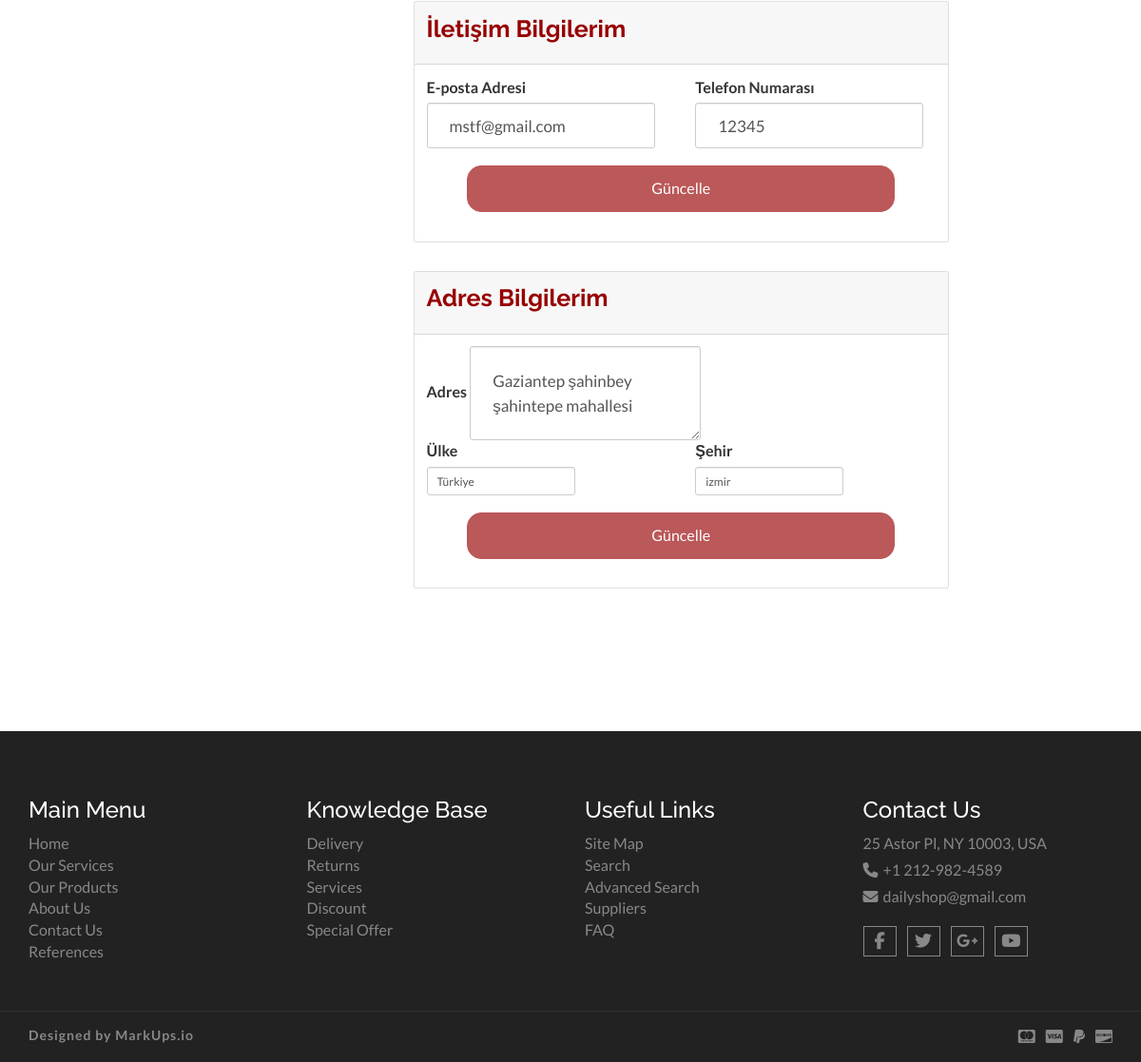
The page /account/ (signed in, lower part) on the database as committed earlier.
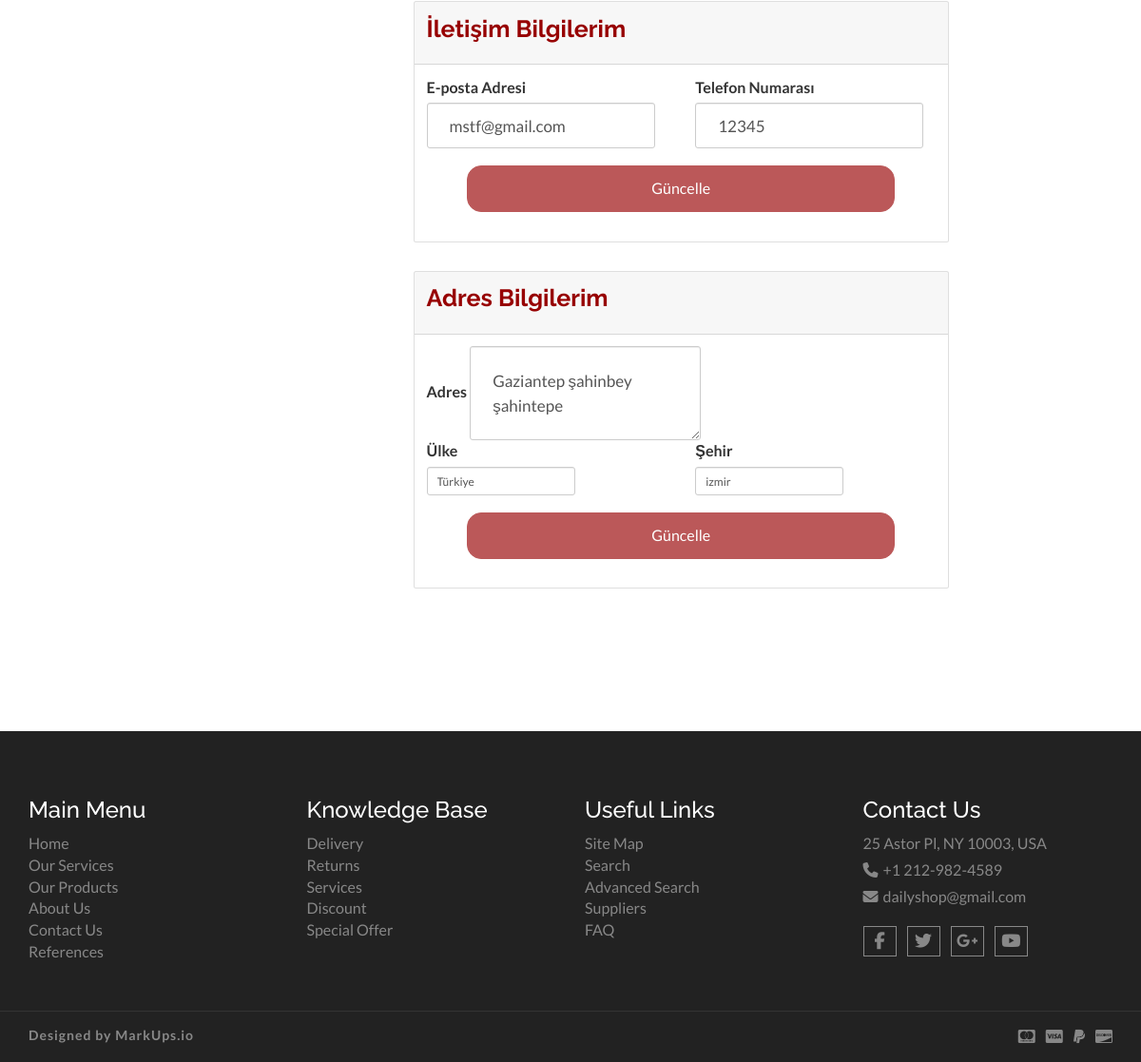
The same page on the database as committed later.
### user/models.py (models this page shows, shortened)
class UserProfile(models.Model):
    user = models.OneToOneField(User,on_delete= models.CASCADE, null = True)
    name = models.CharField(max_length=30,blank = True,null = True)
    email = models.EmailField(max_length=50,blank = True, null = True)
    phone = models.CharField(blank=True,max_length=20,null = True)
    address = models.CharField(blank=True,max_length=150,null = True)
    city = models.CharField(blank=True,max_length=30,null=True)
    country = models.CharField(blank=True,max_length=30,null=True)
    zipcode = models.CharField(blank=True,max_length=10,null=True)
    image = models.ImageField(blank=True,upload_to='images/users/',null=True)
    def image_tag(self):
        try:
            return mark_safe(f'<img src="{self.image.url}" alt="image"  height = "50"')
        except Exception:
            return mark_safe(f'<img alt="image field is blank"')
    image_tag.short_description = "Image"

### user/views.py (the view)
# urls.py: path('account/',include('user.urls')),
def account(request):
    context = SettingsFunc(request)
    if not(request.user.is_anonymous):
        customer = UserProfile.objects.get(user_id=request.user.id)
        context['customer'] = customer
        context['user_orders'] = customer.order_set.all()
        context['user_comments'] = customer.comment_set.all()
        print(context['user_orders'])
    return render(request,'account.html',context)

### home/views.py (called while the page is built, shortened)
def SettingsFunc(request):
    setting = Setting.objects.get(pk=1)
    category = Category.objects.all()
    context = {
        'setting' : setting,
        'category':category
    }
    items,total = CookieCart(request)
    context['cart'] = items
    context['total'] = total
    context['CartItemCount'] = len(context['cart'])
    wishList = None
    if request.user.is_authenticated:
        customer = UserProfile.objects.get(user_id=request.user.id)
        wishList = Wishlist.objects.filter(customer_id=customer.id)
        context['wishList'] = [x.product for x in wishList]
    return context

def CookieCart(request):
    items = []
    total = 0
    if request.user.is_authenticated:
        customer = UserProfile.objects.get(user_id=request.user.id)
        items = ShopCart.objects.filter(customer_id= customer.id)
        total = sum([x.amount for x in items])
    return items, total

### order/models.py (called while the page is built)
    @property
    def amount(self):
        return (self.quantity * self.product.price)

    @property
    def get_cart_total(self):
        orderitems = self.orderitem_set.all()
        total = sum([item.get_total for item in orderitems])
        return total

### home/templates/account.html (shortened to what this page needs)
{% extends 'homebase.html' %} {% load static %}  {% block content %}
{% block account %} {% endblock account %} {% if request.user.id %} {% include 'account/loggedIn.html' %} {% else %}
{% include 'account/Form.html' %}
{% endif %} {% endblock content %} {% block footer %} {% include 'footer.html' %} {% endblock footer %}

### home/templates/account/Loggedin/userInfo.html (shortened to what this page needs)
{% load static %} {% block UserInfo %}
<div id="contactInfo" class="mt-5">
    <div class="card w-75">
        <div class="card-header">
            <h2 style="font-size:25px">İletişim Bilgilerim</h2>
        </div>
        <div class="card-body">
            <form id="contactForm" class="form-inline" data-action="contact" data-customer="{{request.user.id}}">
                <div class="form-group-sm">
                    <div class="row">
                        <div class="col-md-6">
                            <label for="email">E-posta Adresi</label>
                            <input name="email" id="email" class="form-control" style="padding:23px; font-size: 17px;" type="text" value="{{request.user.email}}">
                        </div>
                        <div class="col-md-6">
                            <label for="phone">Telefon Numarası</label>
                            <input name="phone" id="phone" class="form-control" style="padding:23px; font-size: 17px;" type="text" value="{{customer.phone}}">
                        </div>
                    </div>
                </div>
                <div style="margin:18px ;text-align: center">
                    <button type="submit" class="btn aa-browse-btn" disabled data-toggle="collapse" aria-expanded="false" data-target="#contactCollapse" style="width:90% ; border-radius: 15px;">Güncelle</button>
                </div>
            </form>
        </div>
    </div>
</div>
<div id="addressInfo" class="mt-5">
    <div class="card w-75">
        <div class="card-header">
            <h2 style="font-size:25px">Adres Bilgilerim</h2>
        </div>
        <div class="card-body">
            <form id="addressForm" class="form-inline" data-action="address" data-customer="{{request.user.id}}">
                <div class="form-group-sm">
                    <div class="row">
                        <div class="col-md-12">
                            <label for="address">Adres</label>
                            <textarea id="address" name="address" class="form-control" style="padding:23px; font-size: 17px;">{{customer.address}}</textarea>
                            <br>
                        </div>
                        <div class="col-md-6">
                            <label for="country">Ülke</label><br>
                            <input type="text" class="form-control" name="country" id="country" value="{{customer.country}}">
                        </div>
                        <div class="col-md-6">
                            <label for="city">Şehir</label><br>
                            <input type="text" class="form-control" name="city" id="city" value="{{customer.city}}">
                        </div>
                    </div>
                </div>
                <div style="margin:18px ;text-align: center">
                    <button type="submit" class="btn aa-browse-btn" disabled data-toggle="collapse" aria-expanded="false" data-target="#addressCollapse" style="width:90% ; border-radius: 15px;">Güncelle</button>
                </div>
            </form>
        </div>
    </div>
</div>
{% endblock UserInfo %}

Rows that differ between the two databases and show on the page:
changed UserProfile "Türkiye": address "Gaziantep şahinbey şahintepe mahallesi" → "Gaziantep şahinbey şahintepe"
